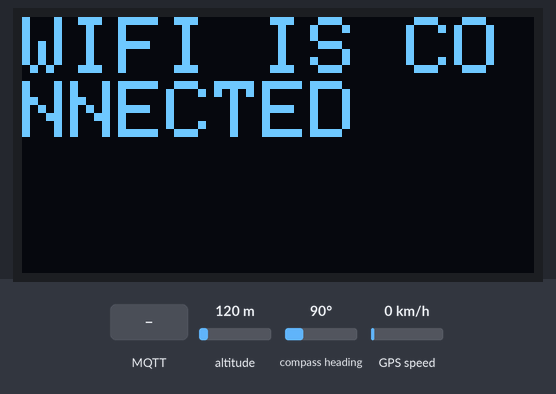
The sketch below on a simulated ESP32. Shown: 128×64 one-colour display. The inputs (shaded band) are chosen by the test bench; at power-on: altitude 120 m, compass heading 90°, GPS speed 0 km/h. WiFi joins after 1.5 s; servers stay silent unless stated; the GPS gets a fix after 3 s at 37.7749, -122.4194 with 8 satellites; no MQTT or app messages arrive unless stated; what the sketch prints to the serial monitor is not drawn.

Above: at 3.6 s.
At 6.7 s:
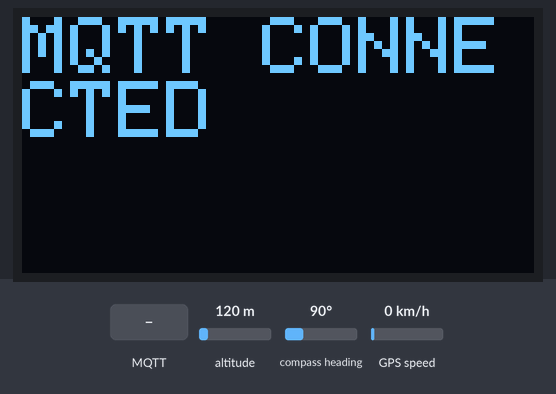
6.8 s: MQTT message "1" arrives on the first subscribed topic
At 11.3 s:
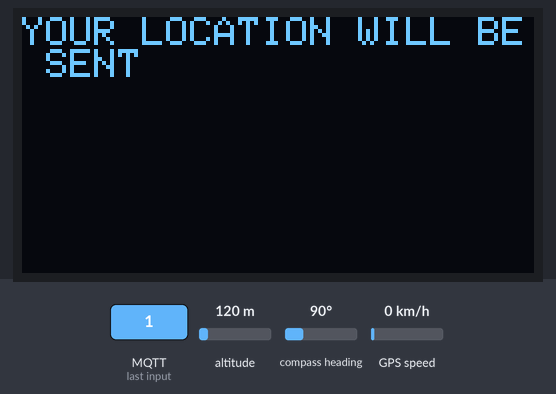
At 17.5 s:
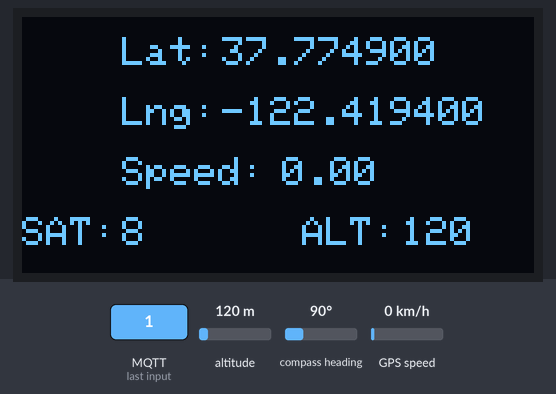
Timing chart, 0 to 17.7 s (numbered marks = the images above; inputs shaded):
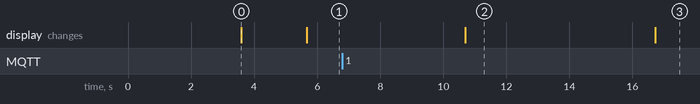

The sketch:

esp23_gps.ino
```cpp
#include <Wire.h>
#include <Adafruit_SSD1306.h>
#include <TinyGPS++.h>
#include <WiFi.h>
#include <PubSubClient.h>
#include <ArduinoJson.h>
#define SCREEN_WIDTH 128 // OLED display width, in pixels
#define SCREEN_HEIGHT 64 // OLED display height, in pixels

//On ESP32: GPIO-21(SDA), GPIO-22(SCL)
#define OLED_RESET -1 //Reset pin # (or -1 if sharing Arduino reset pin)
#define SCREEN_ADDRESS 0x3C //See datasheet for Address
Adafruit_SSD1306 display(SCREEN_WIDTH, SCREEN_HEIGHT, &Wire, OLED_RESET);
// Replace the next variables with your SSID/Password combination
const char* ssid = "GANESH";
const char* password = "ggag2363";

// Add your MQTT Broker IP address, example:
//const char* mqtt_server = "192.168.1.144";
const char* mqtt_server = "broker.emqx.io";
#define RXD2 16
#define TXD2 17
HardwareSerial neogps(1);
WiFiClient espClient;
PubSubClient client(espClient);
long lastMsg = 0;
char msg[50];
TinyGPSPlus gps;
String latitude, longitude;
bool valid = 0;
void setup() {
  Serial.begin(115200);
  //Begin serial communication Arduino IDE (Serial Monitor)

  //Begin serial communication Neo6mGPS
  neogps.begin(9600, SERIAL_8N1, RXD2, TXD2);

  // SSD1306_SWITCHCAPVCC = generate display voltage from 3.3V internally
  if (!display.begin(SSD1306_SWITCHCAPVCC, SCREEN_ADDRESS)) {
    Serial.println(F("SSD1306 allocation failed"));
    for (;;); // Don't proceed, loop forever
  }

  display.clearDisplay();
  display.display();
  delay(2000);
  setup_wifi();
  client.setServer(mqtt_server, 1883);
  client.setCallback(callback);
}
void setup_wifi() {
  delay(10);
  // We start by connecting to a WiFi network
  Serial.println();
  Serial.print("Connecting to ");
  Serial.println(ssid);

  WiFi.begin(ssid, password);

  while (WiFi.status() != WL_CONNECTED) {
    delay(500);
    Serial.print(".");
  }
  display.clearDisplay();
  display.setTextColor(SSD1306_WHITE);
  display.setCursor(0, 0);
  display.setTextSize(2);
  display.print("WIFI IS CONNECTED");
  display.display();
  delay(2000);
  Serial.println("");
  Serial.println("WiFi connected");
  Serial.println("IP address: ");
  Serial.println(WiFi.localIP());


}
void callback(char* topic, byte* message, unsigned int length) {
  Serial.print("Message arrived on topic: ");
  Serial.print(topic);
  Serial.print(". Message: ");
  String messageTemp;

  for (int i = 0; i < length; i++) {
    Serial.print((char)message[i]);
    messageTemp += (char)message[i];
  }
  Serial.print(messageTemp);
  display.clearDisplay();
  display.setTextColor(SSD1306_WHITE);
  display.setCursor(0, 0);
  display.setTextSize(1);
  display.print("YOUR LOCATION WILL BE SENT");
  display.display();
  delay(5000);


  // Feel free to add more if statements to control more GPIOs with MQTT

  // If a message is received on the topic esp32/output, you check if the message is either "on" or "off".
  // Changes the output state according to the message

}
void reconnect() {
  // Loop until we're reconnected
  while (!client.connected()) {
    Serial.print("Attempting MQTT connection...");
    // Attempt to connect
    if (client.connect("dubblinmqtt")) {
      Serial.println("connected");
      // Subscribe
      display.clearDisplay();
      display.setTextColor(SSD1306_WHITE);
      display.setCursor(0, 0);
      display.setTextSize(2);
      display.print("MQTT CONNECTED");
      display.display();
      client.subscribe("dubblin/getLocation");
      delay(5000);
    } else {
      display.clearDisplay();
      display.setTextColor(SSD1306_WHITE);
      display.setCursor(0, 0);
      display.setTextSize(3);
      display.print("CONNECTION LOST");
      display.display();
      Serial.print("failed, rc=");
      Serial.print(client.state());
      Serial.println(" try again in 5 seconds");
      // Wait 5 seconds before retrying
      delay(5000);
    }
  }
}
void loop() {
  if (!client.connected()) {
    reconnect();
  }
  client.loop();
  boolean newData = false;
  for (unsigned long start = millis(); millis() - start < 1000;)
  {
    while (neogps.available())
    {
      // Serial.print(neogps.read());
      if (gps.encode(neogps.read()))
      {
        newData = true;
      }
    }
  }
  Serial.println(newData);
  //If newData is true
  if (newData == true)
  {

    newData = false;
    Serial.println(gps.satellites.value());
    if (gps.satellites.value() == 0)
    {
      display.clearDisplay();
      display.setTextColor(SSD1306_WHITE);
      display.setCursor(0, 0);
      display.setTextSize(3);
      display.print("PROPER DATA");
      display.display();
    }
    print_speed();
  }

  else
  {
    display.clearDisplay();
    display.setTextColor(SSD1306_WHITE);
    display.setCursor(0, 0);
    display.setTextSize(3);
    display.print("No Data");
    display.display();
    StaticJsonDocument<450> cred2;
    cred2["LAT"] = "NO DATA";
    cred2["LON"] = "NO DATA";
    cred2["SAT"] = "NO DATA";
    cred2["ALT"] = "NO DATA";
    cred2["SPEED"] = "NO DATA";
    char JSONmessageBuffer[450];
    serializeJson(cred2, JSONmessageBuffer);
    if (client.publish("dubblin/location", JSONmessageBuffer) == true)
    {

      Serial.println("Success sending message for motion");
    }
    else
    {
      Serial.println("Error sending message for motion");
    }
  }

}

void print_speed()
{
  display.clearDisplay();
  display.setTextColor(SSD1306_WHITE);

  if (gps.location.isValid() == 1)
  {
    //valid = 1;
    //String gps_speed = String(gps.speed.kmph());
    display.setTextSize(1);

    display.setCursor(25, 5);
    display.print("Lat: ");
    display.setCursor(50, 5);
    display.print(gps.location.lat(), 6);
    latitude = String(gps.location.lat(), 6);
    display.setCursor(25, 20);
    display.print("Lng: ");
    display.setCursor(50, 20);
    display.print(gps.location.lng(), 6);
    longitude = String(gps.location.lng(), 6);
    display.setCursor(25, 35);
    display.print("Speed: ");
    display.setCursor(65, 35);
    display.print(gps.speed.kmph());

    display.setTextSize(1);
    display.setCursor(0, 50);
    display.print("SAT:");
    display.setCursor(25, 50);
    display.print(gps.satellites.value());

    display.setTextSize(1);
    display.setCursor(70, 50);
    display.print("ALT:");
    display.setCursor(95, 50);
    display.print(gps.altitude.meters(), 0);

    display.display();
    StaticJsonDocument<450> cred;
    cred["LAT"] = String(gps.location.lat(), 6);
    cred["LON"] = String(gps.location.lng(), 6);
    cred["SAT"] = String(gps.satellites.value());
    cred["ALT"] = String(gps.altitude.meters(), 0);
    cred["SPEED"] = String(gps.speed.kmph());
    char JSONmessageBuffer[450];
    serializeJson(cred, JSONmessageBuffer);
    if (client.publish("dubblin/location", JSONmessageBuffer) == true)
    {

      Serial.println("Success sending message for motion");
    }
    else
    {
      Serial.println("Error sending message for motion");
    }

  }
  else
  {
   // valid = 0;
    //    display.clearDisplay();
    //    display.setTextColor(SSD1306_WHITE);
    //    display.setCursor(0, 0);
    //    display.setTextSize(3);
    //    display.print("No Data");
    //    display.display();
    StaticJsonDocument<450> cred1;
    cred1["LAT"] = "NO DATA";
    cred1["LON"] = "NO DATA";
    cred1["SAT"] = "NO DATA";
    cred1["ALT"] = "NO DATA";
    cred1["SPEED"] = "NO DATA";
    char JSONmessageBuffer[450];
    serializeJson(cred1, JSONmessageBuffer);
    if (client.publish("dubblin/location", JSONmessageBuffer) == true)
    {

      Serial.println("Success sending message for motion");
    }
    else
    {
      Serial.println("Error sending message for motion");
    }
  }

}
```

Measured:
- after the input at 6.8 s, the display: changes after 3.9 s (image 2)
- what the display in image 0 shows lasts 2.1 s, from 3.6 s to 5.7 s
- what the display in image 2 shows lasts 6.0 s, from 10.7 s to 16.7 s
